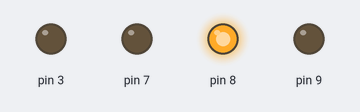
Simulated run of this sketch. Board: Arduino Uno, built with avr-gcc and run on an emulated ATmega328P. On the bench: output pins drawn as LEDs (lit = HIGH).

Above: at 0.05 s.
At 1.7 s:
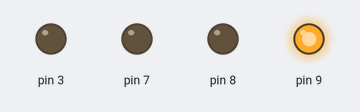
At 2.65 s:
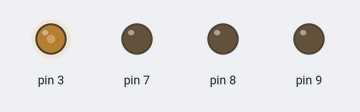
At 3.4 s:
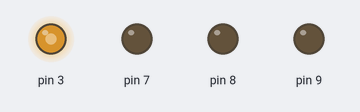
At 4.7 s:
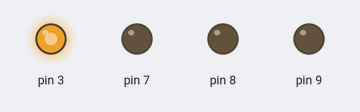
At 6.8 s:
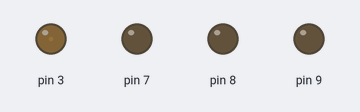
Timing chart, 0 to 8.9 s (numbered marks = the images above):
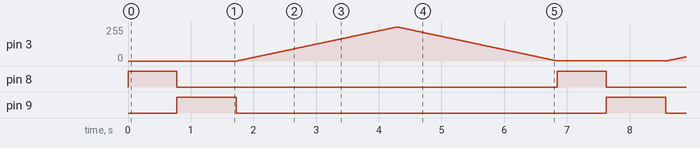

The sketch:

sketch_jul17a.ino
```cpp
void setup() {
  pinMode(7,OUTPUT);
  pinMode(8,OUTPUT);
  pinMode(9,OUTPUT);
}

void loop() {
//  digitalWrite(7,HIGH);
//  digitalWrite(8,HIGH);
//  digitalWrite(9,HIGH);
//  delay(1000);
//  digitalWrite(7,LOW);
//  digitalWrite(8,LOW);
//  digitalWrite(9,LOW);
//  delay(1000);
  for(int i=0; i<=0; i++){
    digitalWrite(8,HIGH);
    delay(780);
    digitalWrite(8,LOW);
    }
   for(int j=0; j<=0; j++){
    digitalWrite(9,HIGH);
    delay(950);
    digitalWrite(9,LOW);
    }
for(int i=0; i<256; i++){
  analogWrite(3,i);
  delay(10);
  }
for(int i=255; i>0; i--){
  analogWrite(3,i);
  delay(10);
  }
}
```

Measured:
- by itself, pin 8: alternates HIGH for 0.78 s and LOW for 6.1 s
- by itself, pin 9: alternates HIGH for 0.95 s and LOW for 5.9 s
